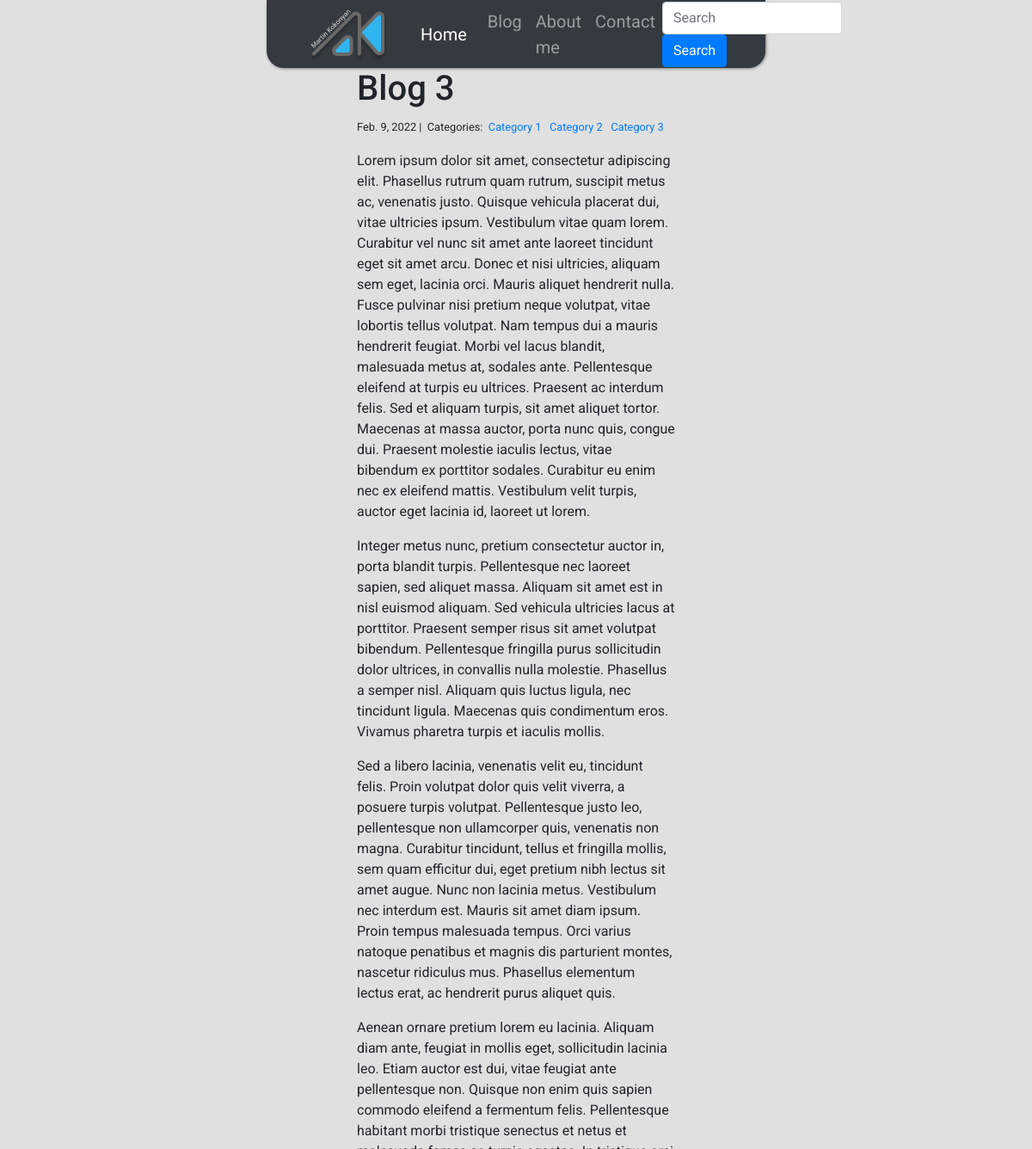
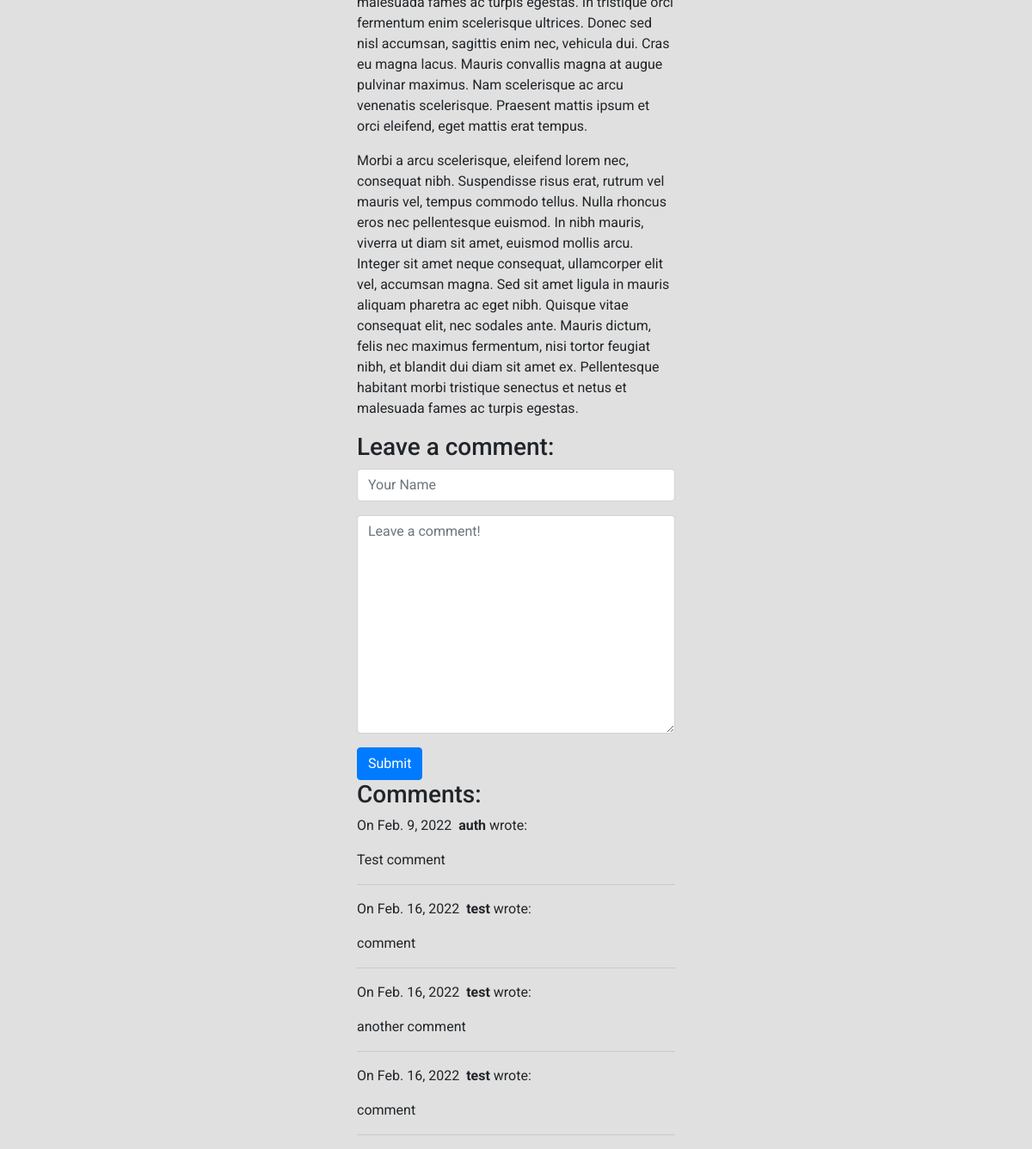
Page /blog/3/ on the committed database (2 pictures, top to bottom).
### personal_blog/blog/models.py (models this page shows)
class Post(models.Model):
    title = models.CharField(
        max_length=20,
    )
    body = models.TextField()
    created_on = models.DateTimeField(
        auto_now_add=True,
    )
    last_modified = models.DateTimeField(
        auto_now=True,
    )
    categories = models.ManyToManyField(
        "Category",
    )

class Category(models.Model):
    name = models.CharField(
        max_length=20,
    )

class Comment(models.Model):
    author = models.CharField(
        max_length=60,
    )
    body = models.TextField()
    created_on = models.DateTimeField(
        auto_now_add=True,
    )
    post = models.ForeignKey(
        "Post",
        on_delete=models.CASCADE,
    )

### personal_blog/blog/views.py (the view, shortened to what this page needs)
# urls.py: path("<int:pk>/", blog_detail, name="blog detail"),
def blog_detail(request, pk):
    post = Post.objects.get(pk=pk)
    form = CommentForm()
    comments = Comment.objects.filter(post=post)
    context = {
        "post": post,
        "comments": comments,
        "form": form,
    }
    return render(request, "blog/blog_detail.html", context)

### personal_blog/blog/forms.py
class CommentForm(forms.Form):
    author = forms.CharField(
        max_length=60,
        widget=forms.TextInput(
            attrs={
                'class': 'form-control',
                "placeholder": "Your Name",
            }
        )
    )
    body = forms.CharField(
        widget=forms.Textarea(
            attrs={
                "class": "form-control",
                "placeholder": "Leave a comment!"
            }
        )
    )

### templates/blog/blog_detail.html (shortened to what this page needs)
{% extends "shared/base.html" %}
{% block content %}
<div class="col-md-8 offset-md-2">
    <h1>{{ post.title }}</h1>
    <small>
        {{ post.created_on.date }} |&nbsp;
        Categories:&nbsp;
        {% for category in post.categories.all %}
        <a href="{% url 'blog category' category.name %}">
            {{ category.name }}
        </a>&nbsp;
        {% endfor %}
    </small>
    <p>{{ post.body | linebreaks }}</p>
    <h3>Leave a comment:</h3>
    <form action="{% url "blog detail" post.id %}" method="post">
        <div class="form-group">
            {{ form.author }}
        </div>
        <div class="form-group">
            {{ form.body }}
        </div>
        <button type="submit" class="btn btn-primary">Submit</button>
    </form>
    <h3>Comments:</h3>
    {% for comment in comments %}
    <p>
        On {{comment.created_on.date }}&nbsp;
        <b>{{ comment.author }}</b> wrote:
    </p>
    <p>{{ comment.body }}</p>
    <hr>
    {% endfor %}
{% endblock %}

### static/css/main1.css (style rules this page uses)
* { box-sizing: border-box; margin: 0; padding: 0; }
body { font-family: "Roboto", serif; font-size: 16px; background-color: #e0e0e0; }
body { padding-left: 300px; padding-right: 300px; margin: 0; }
a { text-decoration: none; }

### rows in the picture
Post: title "Blog 3", created_on "Feb. 9, 2022", body "Lorem ipsum dolor sit amet, consectetur adipiscing elit. Phasellus rutrum quam rutrum, suscipit metus ac, venenatis justo. Quisque vehicula placerat dui, vitae ultricies ipsum. Vestibulum vitae quam lorem. Curabitur vel nunc sit amet ante laoreet tincidunt eget sit amet arcu. Donec et nisi ultricies, aliquam sem eget, lacinia orci. Mauris aliquet hendrerit nulla. Fusce pulvinar nisi pretium neque volutpat, vitae lobortis tellus volutpat. Nam tempus dui a mauris hendrerit feugiat. Morbi vel lacus blandit, malesuada metus at, sodales ante. Pellentesque eleifend at turpis eu ultrices. Praesent ac interdum felis. Sed et aliquam turpis, sit amet aliquet tortor. Maecenas at massa auctor, porta…"
Category: name "Category 1"
Category: name "Category 2"
Category: name "Category 3"
Comment: created_on "Feb. 9, 2022", author "auth", body "Test comment"
Comment: created_on "Feb. 16, 2022", author "test", body "comment"
Comment: created_on "Feb. 16, 2022", author "test", body "another comment"
Comment: created_on "Feb. 16, 2022", author "test", body "comment"
